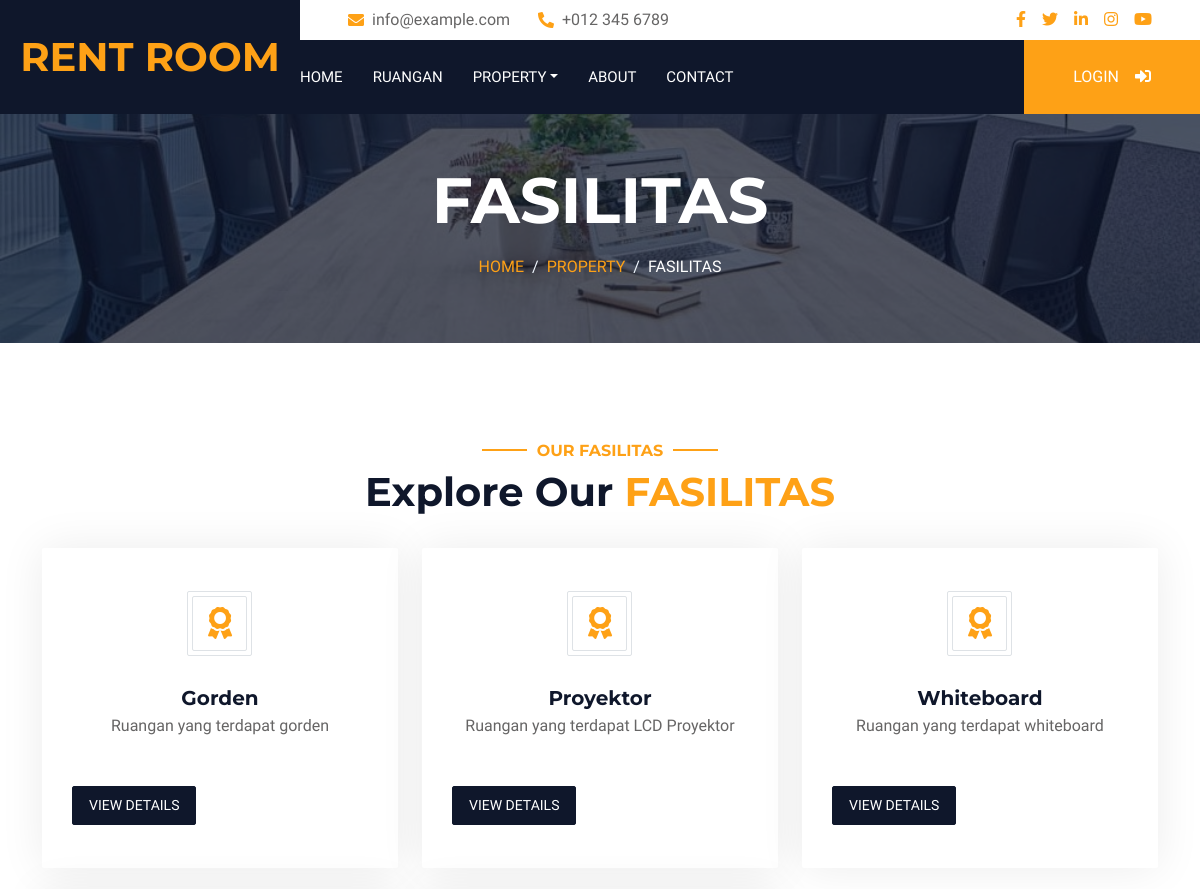
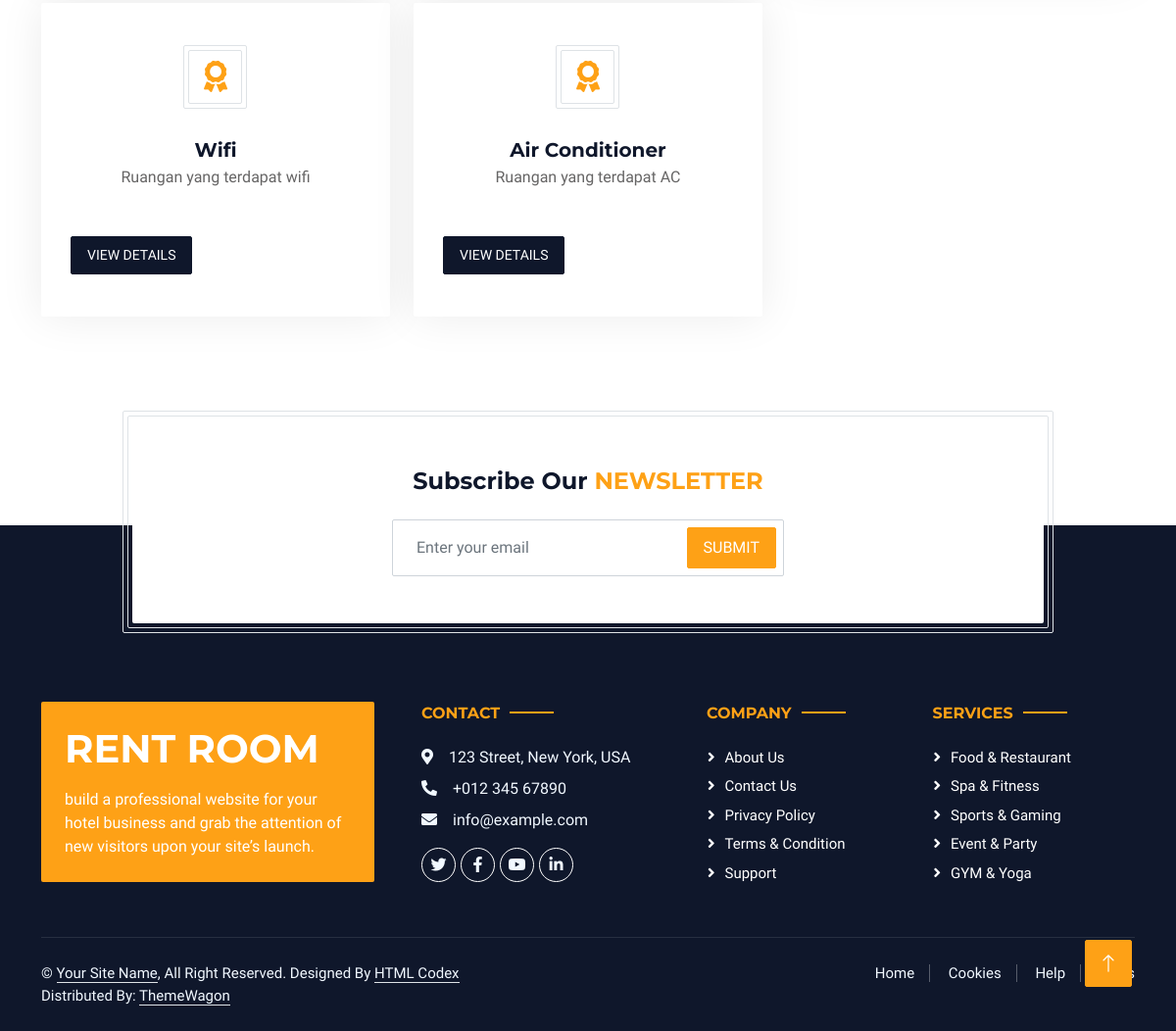
Screenshot of /index.php?hal=fasilitas with the database file from the repository (2 pictures, top to bottom).
### tables this page shows
CREATE TABLE `fasilitas` (
  `id` int(11) NOT NULL AUTO_INCREMENT,
  `nama` varchar(45) NOT NULL,
  `keterangan` text DEFAULT NULL,
  PRIMARY KEY (`id`),
  UNIQUE KEY `nama_UNIQUE` (`nama`)
);

### models/Fasilitas.php (called while the page is built, shortened)
<?php
class Fasilitas{
    public $koneksi;
    public function __construct(){
        global $dbh;
        $this->koneksi = $dbh;
    }
    public function getAll(){
        $sql = "SELECT * FROM fasilitas";
        $ps = $this->koneksi->prepare($sql);
        $ps->execute();
        $rs = $ps->fetchAll();
        return $rs;
    }
}

### views/fasilitas.php (the view, shortened to what this page needs)
<div class="container-xxl py-5">
    <div class="container">
        <div class="text-center wow fadeInUp" data-wow-delay="0.1s">
            <h6 class="section-title text-center text-primary text-uppercase">Our Fasilitas</h6>
            <h1>Explore Our <span class="text-primary text-uppercase">Fasilitas</span></h1>
        </div>
        <div class="row g-4 mt-2">
            <?php
            $obj = new Fasilitas();
            $rs = $obj->getAll();
            foreach($rs as $g){
            ?>
            <div class="col-lg-4 col-md-6 wow fadeInUp" data-wow-delay="0.1s">
                <div class="service-item rounded" href="">
                    <div class="service-icon bg-transparent border rounded p-1">
                        <div class="w-100 h-100 border rounded d-flex align-items-center justify-content-center">
                            <i class="fa fa-award fa-2x text-primary logo"></i>
                        </div>
                    </div>
                    <h5 class="mb-1"><?= $g['nama'] ?></h5>
                    <p class="text-body mb-5"><?= $g['keterangan'] ?></p>
                    <div class="d-flex justify-content-between">
                        <a class="btn btn-sm btn-dark rounded py-2 px-3"
                            href="index.php?hal=fasilitas_detil&id=<?= $g['id'] ?>">View Details</a>
                    </div>
                </div>
            </div>
            <?php } ?>
        </div>
    </div>
</div>

### css/style.css (style rules this page uses)
:root { --primary: #FEA116; --light: #F1F8FF; --dark: #0F172B; }
.btn { font-weight: 500; text-transform: uppercase; transition: .5s; }
.section-title { position: relative; display: inline-block; }
.section-title::before { position: absolute; content: ""; width: 45px; height: 2px; top: 50%; left: -55px; margin-top: -1px; background: var(--primary); }
.section-title::after { position: absolute; content: ""; width: 45px; height: 2px; top: 50%; right: -55px; margin-top: -1px; background: var(--primary); }
.service-item { height: 320px; padding: 30px; display: flex; flex-direction: column; justify-content: center; text-align: center; background: #FFFFFF; box-shadow: 0 0 45px rgba(0, 0, 0, .08); transition: .5s; }
.service-item .service-icon { margin: 0 auto 30px auto; width: 65px; height: 65px; transition: .5s; }
.service-item .logo, .service-item h5, .service-item p { transition: .5s; }

### rows the page displays
fasilitas: nama "Gorden", keterangan "Ruangan yang terdapat gorden"
fasilitas: nama "Proyektor", keterangan "Ruangan yang terdapat LCD Proyektor"
fasilitas: nama "Whiteboard", keterangan "Ruangan yang terdapat whiteboard"
fasilitas: nama "Wifi", keterangan "Ruangan yang terdapat wifi"
fasilitas: nama "Air Conditioner", keterangan "Ruangan yang terdapat AC"

### other values shown
$hal "FASILITAS"
